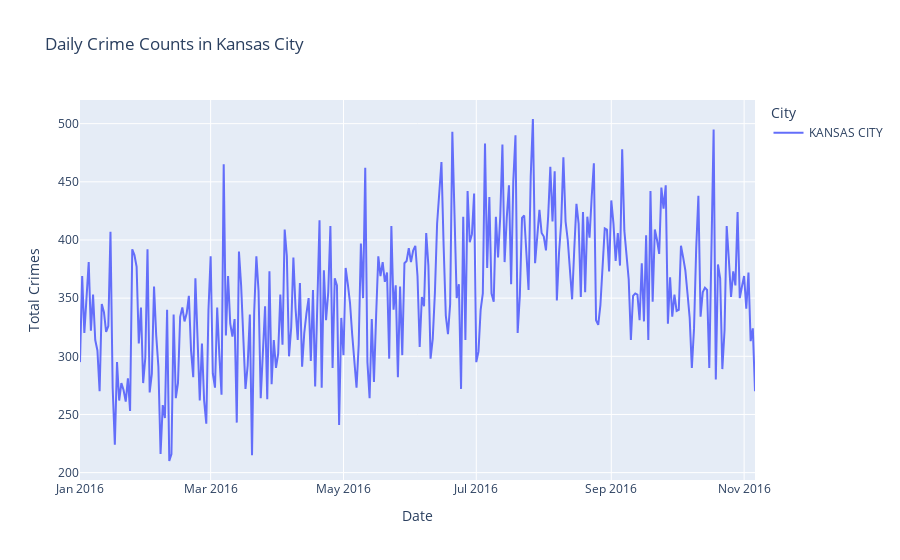

Write notebook code for a chart like this one.
### Markdown cell above
#### Kansas City

### Code cell
# Lấy dataframe có City là Kansas City
kansas_city_df = data[data['City'] == 'KANSAS CITY']

# Nhóm dữ liệu theo ngày và thành phố, sau đó tính tổng số vụ phạm tội hàng ngày
daily_crime_counts = kansas_city_df.groupby(['Reported_Date', 'City']).size().reset_index(name='Total_Crimes')

# Vẽ biểu đồ với Plotly
fig = px.line(daily_crime_counts, x='Reported_Date', y='Total_Crimes', color='City', 
              title='Daily Crime Counts in Kansas City',
              labels={'Total_Crimes':'Total Crimes', 'Reported_Date':'Date'})

# Hiển thị biểu đồ
fig.show()

### Figure 1 — Plotly figure (JSON) as saved in the notebook; plotly's stock layout.template omitted (floating-point values rounded to 4 significant figures; data arrays with more than 128 entries replaced by an {"elided": "..."} marker saying what was removed)
{"data": [{"hovertemplate": "City=KANSAS CITY<br>Date=%{x}<br>Total Crimes=%{y}<extra></extra>", "legendgroup": "KANSAS CITY", "line": {"color": "#636efa", "dash": "solid"}, "marker": {"symbol": "circle"}, "mode": "lines", "name": "KANSAS CITY", "orientation": "v", "showlegend": true, "type": "scatter", "x": {"elided": "311 str values"}, "xaxis": "x", "y": {"elided": "311 int values"}, "yaxis": "y"}], "layout": {"autosize": true, "legend": {"title": {"text": "City"}, "tracegroupgap": 0}, "title": {"text": "Daily Crime Counts in Kansas City"}, "xaxis": {"anchor": "y", "autorange": true, "domain": [0, 1], "range": ["2016-01-01", "2016-11-06"], "title": {"text": "Date"}, "type": "date"}, "yaxis": {"anchor": "x", "autorange": true, "domain": [0, 1], "range": [193.7, 520.3], "title": {"text": "Total Crimes"}, "type": "linear"}}}
